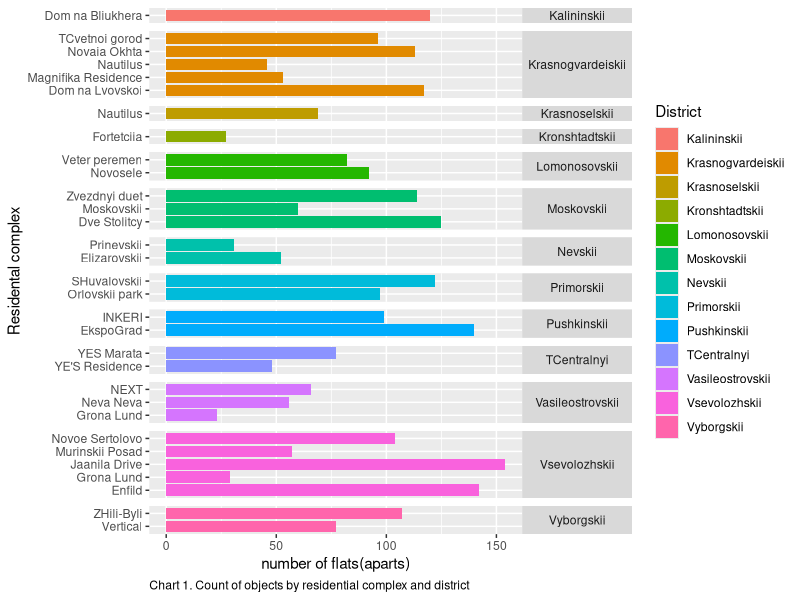
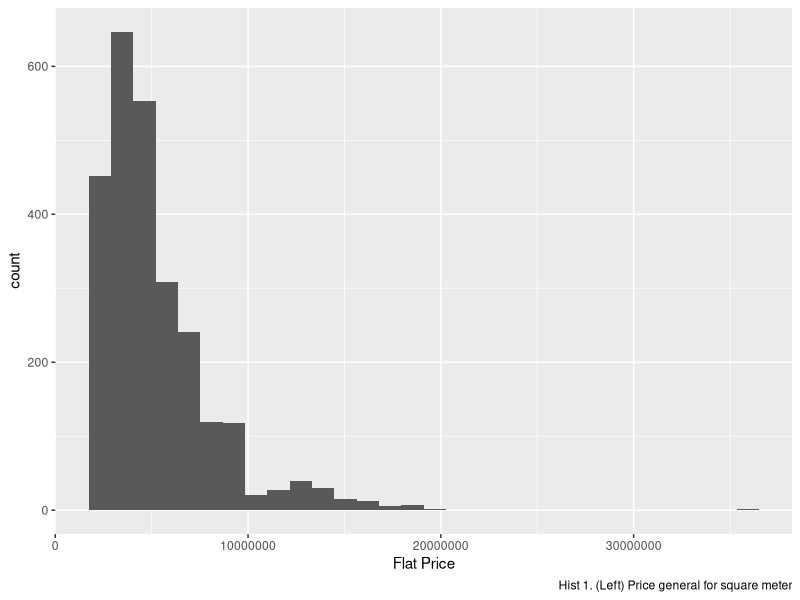
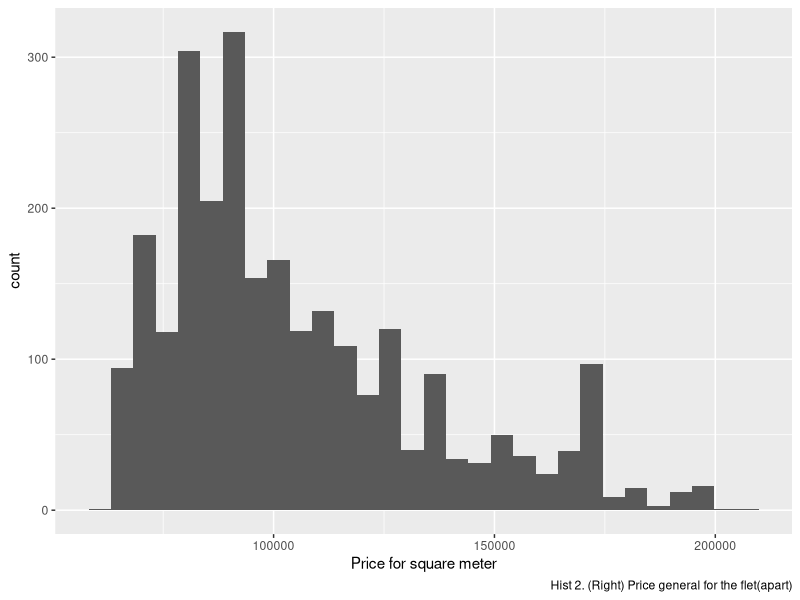

Write R code to recreate these figures, in order. (Note: this script raises an error after producing the figures.)
## ---- chunk 1
#для корректной работы документа установите ряд пакетов:
packages <- c("ggplot2", "data.table", "dplyr", "kableExtra", "readr", "stringr", "coin", "knitr", "grid", "vcd", "digest")
#функция проверяющая наличие, устанавливающая отсутствующие пакеты
ipak <- function(pkg){
    new.pkg <- pkg[!(pkg %in% installed.packages()[, "Package"])]
    if (length(new.pkg)) 
        install.packages(new.pkg, dependencies = TRUE)
}
#раскомментируйте и установите пакеты, используя ранее созданную функцию
#ipak(packages)

#запускаем пакеты
sapply(packages, require, character.only = TRUE)

knitr::opts_chunk$set(echo = TRUE)

#отключить экспоненциальную запись, например, m*10^n
options(scipen=999)
## ---- chunk 2
data <- read.csv("PropPriceNMarket(I-IIIkv2020)_19_06_2019.csv", sep = ";", na.strings = c("","NA"))

##Предобработка данных

#убираю пропущенные значения
data <- data[-which(is.na(data)),]
# проверочный код any(is.na(data))

#удаляю некоретные цены за квадратный метр. 
data.f <- filter(data, za_m2<3*(mean(za_m2)))

#исправляю обозначения материалов
levels(data.f$Tip)[levels(data.f$Tip) == "k/m"] <- "K/M"
levels(data.f$Tip)[levels(data.f$Tip) == "pn"] <- "PN"
#K/M - кирпич/монолит
#MK - монолитно-каркасный
#MN - монолитный
#PM - панельно-монолитный
#PN - панель
#TBD - технология бесшовного домостроения

#удаляю застройщика с нулевым числом квартир
data.f <- filter(data.f, Prodavetc != "Nmarket.PRO SPb")

#исправляю значения переменной 
#установить пакет install.packages("readr")
#library(readr)
data.f$S_Komnaty <- parse_number(gsub(",", ".", data.f$S_Komnaty))

#сделал две подвыборки Апарты и Квартиры
#установить пакет install.packages("stringr")
#library(stringr)
data.f$type <- factor(ifelse(str_detect(data.f$Obekt.1, "1A"), 1, 
                             ifelse(str_detect(data.f$Obekt.1, "2A"), 1, 
                                    ifelse(str_detect(data.f$Obekt.1, "SA"), 1, 0))), 
                      labels = c("K","A")
                      )

## ---- chunk 3
ggplot(data.f, aes(Obekt))+
    geom_bar(aes(fill = Raion))+
    facet_grid(Raion ~ .,  scales = "free", space = "free")+
    coord_flip()+
    scale_fill_discrete(name = "District")+
    labs(caption = "Chart 1. Count of objects by residential complex and district",
         x = "Residental complex",
         y = "number of flats(aparts)")+
    theme(strip.text.y = element_text(angle = 0),
          plot.caption = element_text(hjust = 0))
## ---- chunk 4
#library(knitr)
cat("<table class='container'><tr>")
cat("<td>")
#проверка на нормальность распределения переменной общей цены
ggplot(data.f, aes(TCena))+
    geom_histogram(bins = 30)+
    scale_x_continuous(name = "Flat Price")+
    labs(caption = "Hist 1. (Left) Price general for square meter")
cat("</td>")
cat("<td>")
#и цены за квадратный метр
ggplot(data.f, aes(za_m2))+
    geom_histogram(bins = 30)+
    scale_x_continuous(name = "Price for square meter")+
    labs(caption = "Hist 2. (Right) Price general for the flet(apart)")
cat("</td>")
cat("</tr></table>")
## ---- chunk 5
#проверка на нормальность тестом Шапиро-Вилко для цены за квадратный метр
shapiro.test(data.f$za_m2)$p.value
#для цены за общей
shapiro.test(data.f$TCena)$p.value
## ---- chunk 6
#установить пакет install.packages("kableExtra")
#library(kableExtra)
data.obekt <- group_by(data.f, Obekt)
data.obekt <- rename(data.obekt, "Жилой комплекс" = Obekt)
sum1 <- summarise(data.obekt,
                      number = n(),
                      mean_price = round(mean(za_m2), digits = 0),
                      median_price = median(za_m2),
                      min = min(za_m2),
                      max = max(za_m2),
            )

sum1 %>%
      mutate(
        mean_price = cell_spec(mean_price, "html", color = 
            ifelse(mean_price>mean(mean_price),"red","blue")),
        median_price = cell_spec(median_price, "html", color = 
            ifelse(median_price>mean(median_price),"red","blue"))) %>% 
      kable(format = "html", escape = F) %>%
      kable_styling(bootstrap_options = "striped", full_width = F) %>% 
      footnote(general = "Relation of the price to the residental complex",
               general_title = "Table 1.", 
               footnote_as_chunk = T)
## ---- chunk 7
data.raion <- group_by(data.f, Raion)
data.raion <- rename(data.raion, "Район" = Raion)
sum2 <- summarise(data.raion,
                      number = n(),
                      mean_price = round(mean(za_m2), digits = 0),
                      median_price = median(za_m2),
                      min = min(za_m2),
                      max = max(za_m2),
            )
sum2 %>%
      mutate(
        mean_price = cell_spec(mean_price, "html", color = 
           ifelse(mean_price>mean(mean_price),"red","blue")),
        median_price = cell_spec(median_price, "html", color =                                ifelse(median_price>mean(median_price),"red","blue"))) %>% 
      kable(format = "html", escape = F) %>%
      kable_styling(bootstrap_options = "striped", full_width = F) %>% 
      footnote(general = "Relation of the price to the district",
               general_title = "Table 2.", 
               footnote_as_chunk = T)
## ---- chunk 8
data.obekt.1 <- group_by(data.f, Obekt.1)
data.obekt.1 <- rename(data.obekt.1, "Тип квартиры" = Obekt.1)
sum3 <- summarise(data.obekt.1,
                      number = n(),
                      mean_price = round(mean(za_m2), digits = 0),
                      median_price = median(za_m2),
                      min = min(za_m2),
                      max = max(za_m2),
            )
sum3 %>%
      mutate(
        mean_price = cell_spec(mean_price, "html", color = 
                                 ifelse(mean_price>mean(mean_price),"red","blue")),
        median_price = cell_spec(median_price, "html", color = 
                                 ifelse(median_price>mean(median_price),"red","blue"))) %>% 
      kable(format = "html", escape = F) %>%
      kable_styling(bootstrap_options = "striped", full_width = F) %>% 
      footnote(general = "Relation of the price to the type of flat(apart)",
               general_title = "Table 3.", 
               footnote_as_chunk = T)

ggplot(data.f, aes(za_m2))+
    geom_histogram(aes(fill = Raion), bins = 30)+
    facet_wrap(Obekt.1 ~ .,  ncol = 2)+
    scale_fill_discrete(name = "District")+
    scale_x_continuous(name = "Price for square meter")+
    labs(caption = "Hist 3. Count of prices for square meter to the district \n 1A - one room apart \n 2A - two rooms apart \n SA - studio apart \n 1K - one room flat \n 2K - two rooms flat \n 3K - tree rooms flat \n ST - studio")+
    theme(strip.text.y = element_text(angle = 0),
          axis.text.x = element_text(angle = 45, hjust = 1),
          plot.caption = element_text(hjust = 0))
## ---- chunk 9
ggplot(data.f, aes(za_m2))+
    geom_histogram(aes(fill = Tip), bins = 30)+
    facet_wrap(Prodavetc ~ .,  ncol = 4)+
    scale_fill_discrete(name = "Material")+
    scale_x_continuous(name = "Price for square meter")+
    labs(caption = "Hist 4. Count of price for square meter by type of material and developer \n K/M - brick/monolith \n MK - monolithic-frame \n MN - monolithic \n PM - panel-monolithic \n PN - panel \n TBD - seamless housing technology")+
    theme(strip.text.y = element_text(angle = 0),
          axis.text.x = element_text(angle = 45, hjust = 1),
          plot.caption = element_text(hjust = 0))
## ---- chunk 10
#Апарты и Квартиры и сравнить их средние цены за кв.м
data.type <- group_by(data.f, type)
summary.type <- summarise(data.type,
                      numbers = n(),
                      mean_price = round(mean(za_m2), digits = 0),
                      median_price = round(median(za_m2), digits = 0),
                      min_price = min(za_m2),
                      max_price = max(za_m2),
)
summary.type %>% 
      mutate(
        mean_price = cell_spec(mean_price, "html", color = 
                                 ifelse(mean_price>mean(mean_price),"red","blue")),
        median_price = cell_spec(median_price, "html", color = 
                                 ifelse(median_price>mean(median_price),"red","blue"))) %>% 
      kable(format = "html", escape = F) %>%
      kable_styling(bootstrap_options = "striped", full_width = F) %>% 
      footnote(general = "Relation of the price to the type of flat vs apart",
               general_title = "Table 4.", 
               footnote_as_chunk = T)
## ---- chunk 11
#Какие застойщики строят аппарты/квартиры и сколько
ggplot(data.f, aes(Obekt))+
    geom_bar(aes(fill = type))+
    facet_grid(Prodavetc ~ .,  scales = "free", space = "free")+
    coord_flip()+
    labs(caption = "Chart 2. Count of objects by residential complex and developer",
         x = "Residental complex",
         y = "number of flats(aparts)")+
    theme(strip.text.y = element_text(angle = 0),
          plot.caption = element_text(hjust = 0))
## ---- chunk 12
#сравнение квартир и апартов по средней цене за кв. и по материалам
ggplot(data.f, aes(za_m2))+
    geom_histogram(aes(fill = type), bins = 20)+
    facet_wrap(Tip ~ .,  ncol = 3)+
    labs(caption = "Hist 5. Count of price for square meterName by material and type of object \n K/M - brick/monolith \n MK - monolithic-frame \n MN - monolithic \n PM - panel-monolithic \n PN - panel \n TBD - seamless housing technology",
         x = "Price for square meter")+
    theme(strip.text.y = element_text(angle = 0),
          plot.caption = element_text(hjust = 0))

## ---- chunk 13
#устанавливаем пакет для теста Спирмена install.packages("coin")
#library(coin)
spearman_test(~ za_m2 + Etaj, data.f)
#отбрасываем альтернативную гипотезу о наличии корреляции. 
## ---- chunk 14
#library(knitr)
cat("<table class='container'><tr>")
cat("<td>")
#проверка на нормальность распределения переменной общей цены
ggplot(data.f, aes(za_m2, Etaj))+
    geom_point()+
    scale_y_continuous(name = "Level")+
    scale_x_continuous(name = "Price for square meter")+
    labs(caption = "Chart 3. (Left) Correletion of the Price for square meter and the Level of the house")
cat("</td>")
cat("<td>")
#и цены за квадратный метр
ggplot(data.f, aes(S_zhil, Etaj))+
    geom_point()+
    scale_y_continuous(name = "Level")+
    scale_x_continuous(name = "Total living area")+
    labs(caption = "Chart 4. (Right) Correletion of the Total living area and the Level of he house")
cat("</td>")
cat("</tr></table>")
## ---- chunk 15
ggplot(data.f, aes(Etajnosty, za_m2, col = Raion))+
    geom_point()+
    facet_grid(Prodavetc ~ .,  scales = "free", space = "free")+
    coord_flip()+
    scale_color_discrete(name = "District")+
    labs(caption = "Chart 5. Count of objects price by Storeys of the house and District",
         x = "Storeys of the house",
         y = "Price for square meter")+
    theme(strip.text.y = element_text(angle = 0),
          plot.caption = element_text(hjust = 0))
## ---- chunk 16
ggplot(data.f, aes(Etajnosty, za_m2, col = type))+
    geom_point()+
    facet_grid(Raion ~ .,  scales = "free", space = "free")+
    coord_flip()+
    scale_color_discrete(name = "Type")+
    labs(caption = "Chart 6. Count of objects price by Storeys of the house and Type of object",
         x = "Storeys of the house",
         y = "Price for square meter")+
    theme(strip.text.y = element_text(angle = 0),
          plot.caption = element_text(hjust = 0))
## ---- chunk 17
ggplot(data.f, aes(Etajnosty, za_m2, col = Tip))+
    geom_point()+
    facet_grid(Raion ~ .,  scales = "free", space = "free")+
    coord_flip()+
    scale_color_discrete(name = "Material")+
    labs(caption = "Chart 7. Count of objects price by Storeys of the house and Material",
         x = "Storeys of the house",
         y = "Price for square meter")+
    theme(strip.text.y = element_text(angle = 0),
          plot.caption = element_text(hjust = 0))
## ---- chunk 18
#Спасибо, что дочитали до конца, надеюсь было не сильно скушно =)
